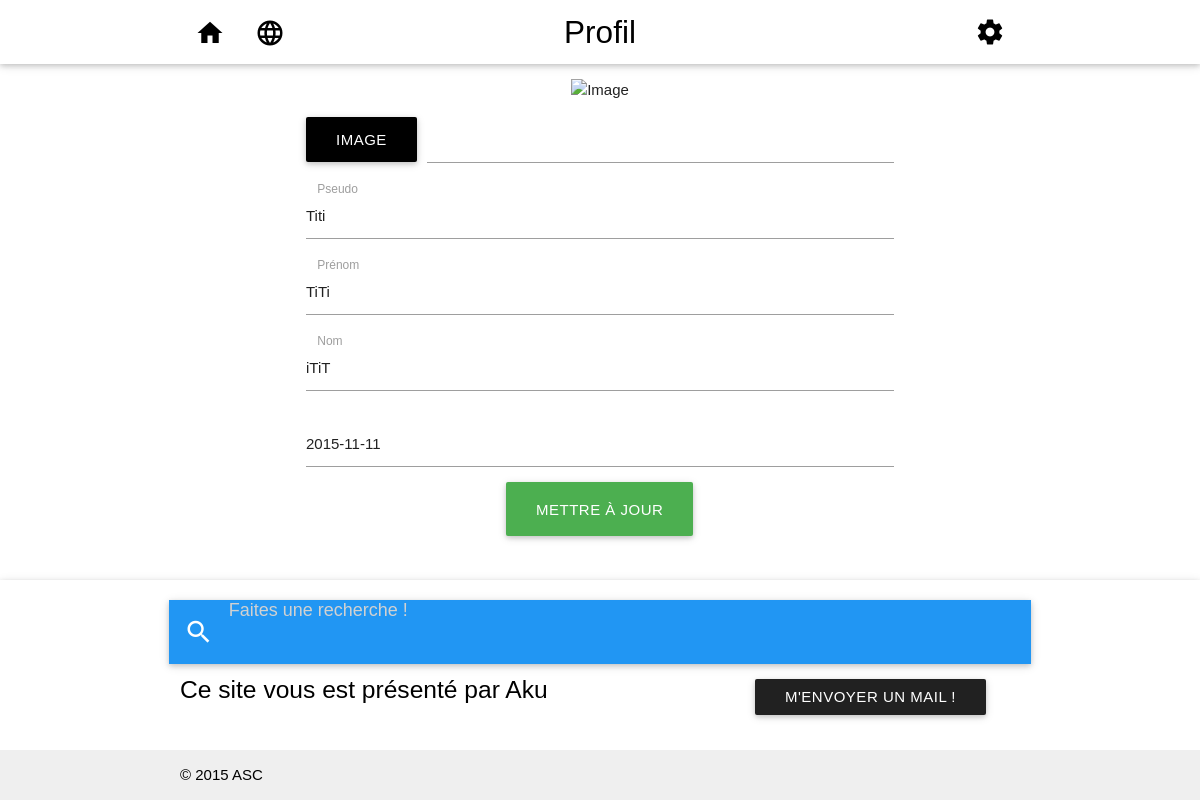
Screenshot of /forum/profile/ (signed in) with the database file from the repository.
### forum/models.py (models this page shows, shortened)
class Profile(models.Model):
	pseudo = models.CharField(max_length=100, default='', unique=True)
	firstname = models.CharField(max_length=100, default='')
	lastname = models.CharField(max_length=100, default='')
	birthdate = models.DateField(blank=True)
	image = models.ImageField(upload_to='forum/profiles/', default='profiles/Profil.jpg', storage=OverwriteStorage())
	previous_login = models.DateTimeField(blank=True)
	user = models.ForeignKey(settings.AUTH_USER_MODEL)
	objects = ProfileManager()

### forum/profile.py (the view)
# urls.py: url(r'^profileinfos/(?P<profile_id>[0-9]+)/$', profile.profile_infos, name='profileinfos'),
@login_required(login_url="/forum")
def profile(request):
	if request.method == "GET":
		logger.debug('GET profile')
		return profileGet(request)
	else:
		logger.debug('POST profile')
		return profilePost(request)

### forum/forms.py
class ProfileForm(forms.Form):
	pseudo = forms.CharField(label='Pseudo', max_length=100, required=True, widget=forms.TextInput(attrs={'class': 'validate', 'length': '100', 'required': 'required'}))
	firstname = forms.CharField(label='Prénom', max_length=100, required=True, widget=forms.TextInput(attrs={'class': 'validate', 'length': '100', 'required': 'required'}))
	lastname = forms.CharField(label='Nom', max_length=100, required=True, widget=forms.TextInput(attrs={'class': 'validate', 'length': '100', 'required': 'required'}))
	birthdate = forms.DateField(required=False, widget=forms.DateInput(attrs={'class': 'datepicker', 'length': '100', 'placeholder': 'Date de naissance'}))
	image = forms.ImageField(required=False)

### forum/profile.py (called while the page is built)
def profileGet(request):
	profiles = Profile.objects.filter(user=request.user)
	imageurl = 'forum/profiles/Profil.jpg'
	if profiles:
		profile = profiles[0]
		form = ProfileForm(initial={'pseudo' : profile.pseudo, 'firstname' : profile.firstname, 'lastname' : profile.lastname, 'birthdate' : profile.birthdate})
		imageurl = profile.image.url if profile.image else 'forum/profiles/Profil.jpg'
		context = {'pagetitle': 'Profil'}
	else:
		form = ProfileForm()
		context = {'pagetitle': 'Première connexion', 'noprofile': True}
	context['imageurl'] = imageurl
	context['form'] = form
	context['background_color'] = 'white'
	return myRender(request, "profile.html", context)

### forum/views.py (called while the page is built)
def myRender(request, template, context):
	return render(request, 'forum/' + template, context)

### forum/templates/forum/profile.html (shortened to what this page needs)
{% extends "forum/base.html" %}
{% block content %}
{% load staticfiles %}
<main class="container">
	<section class="section">
		<div class="center">
			<img class="responsive-img profile-img" src="/{{ imageurl }}" alt="Image" >
		</div>
		<form action="{% url 'profile' %}" method="POST" class="container" enctype="multipart/form-data">
			<div class="file-field input-field">
				<div class="btn black white-text">
					<span>Image</span>
				</div>
				<div class="file-path-wrapper">
					<input class="file-path validate" type="text">
				</div>
			</div>
			<div class="input-field">
	   			<label for="{{ form.pseudo.auto_id }}">{{ form.pseudo.label }}</label>
	   			{{ form.pseudo }}
	   		</div>
		    <div class="input-field">
	   			<label for="{{ form.firstname.auto_id }}">{{ form.firstname.label }}</label>
	   			{{ form.firstname }}
	   		</div>
		    <div class="input-field">
	   			<label for="{{ form.lastname.auto_id }}">{{ form.lastname.label }}</label>
	   			{{ form.lastname }}
	   		</div>
	   		<div class="input-field">
	   			{{ form.birthdate }}
	   		</div>
		    <div class="center">
				<button class="btn-large waves-effect waves-light green" type="submit">Mettre à jour</button>
			</div>
		</form>
	</section>
</main>
{% endblock content %}

### forum/static/css/forum.css (style rules this page uses)
html { font-family: GillSans, Calibri, Trebuchet, sans-serif; text-align: justify; text-justify: inter-word; }
body { display: flex; min-height: 100vh; flex-direction: column; }
main { flex: 1 0 auto; }
.profile-img { max-height: 100px; }

### rows the page displays
Profile: pseudo "Titi", firstname "TiTi", lastname "iTiT", birthdate "2015-11-11"

### other values shown
{{ pagetitle }} "Profil"
